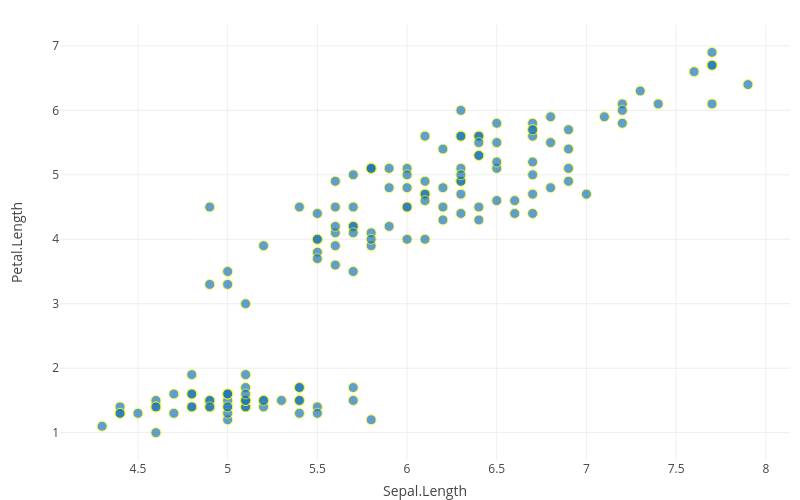

Source (notebook cell):
### Markdown cell above
+ `plot_ly()`：用来绘制基础图形  
`plot_ly(
     data = data.frame(), ..., type = NULL, name, color, colors = NULL, stroke, strokes = NULL, alpha = NULL, 
     size, sizes = c(10, 100), span, spans = c(1, 20), symbol, symbols = NULL, linetype, linetypes = NULL, split, frame,
     width = NULL, height = NULL, source = "A"
)`
  + `...`，指定绘图变量，形如`x=, y=`；**同时根据绘制图形的不同，还需要传入对应图形的其他参数也放在这里**。
  + `type`，指定绘图类型，比如 'scatter', 'bar', 'box', 'heatmap', 'histogram', 'histogram2d', 'histogram2dcontour', 'contour'等。
  + `name`，
  + `color`，指定映射到颜色属性的变量——这里的颜色是指**填充的颜色**；如果要**使用颜色名称**，需要使用 `I('red')` 这种形式。
  + `colors`，使用 **调色板** 或者 **十六进制的#RRGGBB** 格式来指定颜色。
  + `stroke`，类似于`color`，不过设置的是 **边框** 的颜色。
  + `strokes`，类似于`colors`，也是设置的边框颜色。
  + `alpha`，设置透明度。
  + `size`，指定映射到大小属性的变量；如果设定为数值，应当使用`I(30)`。
  + `sizes`，
  + `linetype`，
  + `linetypes`，
  + `symbol`，
  + `symbols`，
  + `width`和`height`，图形的宽和高，单位为像素。
  
  返回一个 plotly 对象。

### Code cell
fig <- plot_ly(data = iris, x = ~Sepal.Length, y = ~Petal.Length, type='scatter', mode='markers', stroke=I('yellow'), size=I(50)
               ,width=800, height=500)
fig

### Figure 1 — Plotly figure (JSON) as saved in the notebook; plotly's stock layout.template omitted (floating-point values rounded to 4 significant figures; data arrays with more than 128 entries replaced by an {"elided": "..."} marker saying what was removed)
{"data": [{"error_x": {"color": "rgba(31,119,180,1)", "thickness": 1, "width": 50}, "error_y": {"color": "rgba(31,119,180,1)", "thickness": 1, "width": 50}, "line": {"color": "rgba(31,119,180,1)", "width": 50}, "marker": {"color": "rgba(31,119,180,1)", "line": {"color": "rgba(255,255,0,1)", "width": 1}, "size": {"elided": "150 int values"}, "sizemode": "area"}, "mode": "markers", "textfont": {"size": 50}, "type": "scatter", "x": {"elided": "150 float values"}, "xaxis": "x", "y": {"elided": "150 float values"}, "yaxis": "y"}], "layout": {"height": 500, "hovermode": "closest", "margin": {"b": 40, "l": 60, "r": 10, "t": 25}, "showlegend": false, "width": 800, "xaxis": {"automargin": true, "autorange": true, "domain": [0, 1], "range": [4.065, 8.135], "title": {"text": "Sepal.Length"}, "type": "linear"}, "yaxis": {"automargin": true, "autorange": true, "domain": [0, 1], "range": [0.5759, 7.324], "title": {"text": "Petal.Length"}, "type": "linear"}}}
